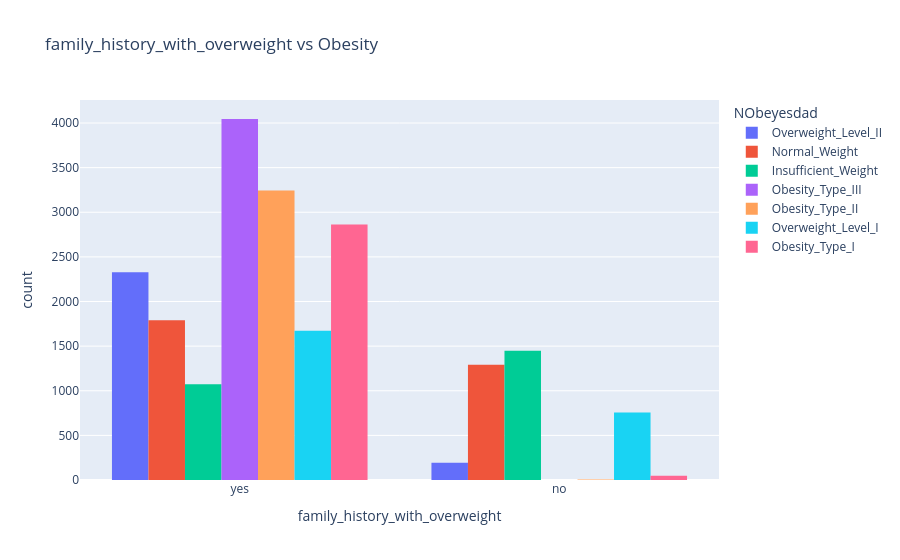
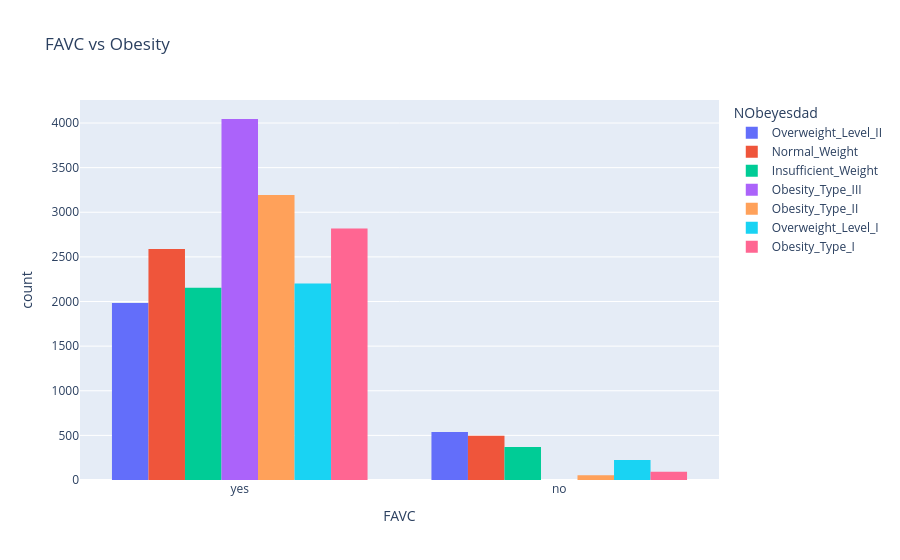
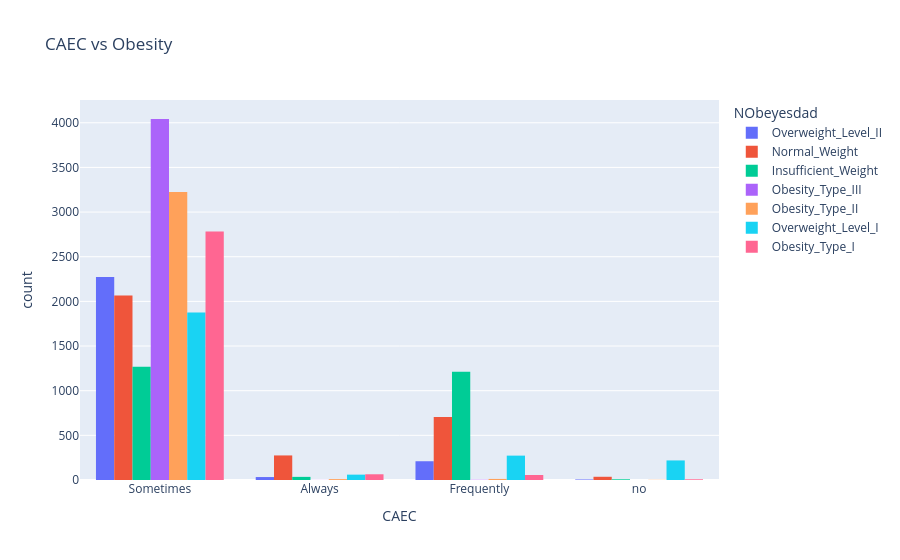
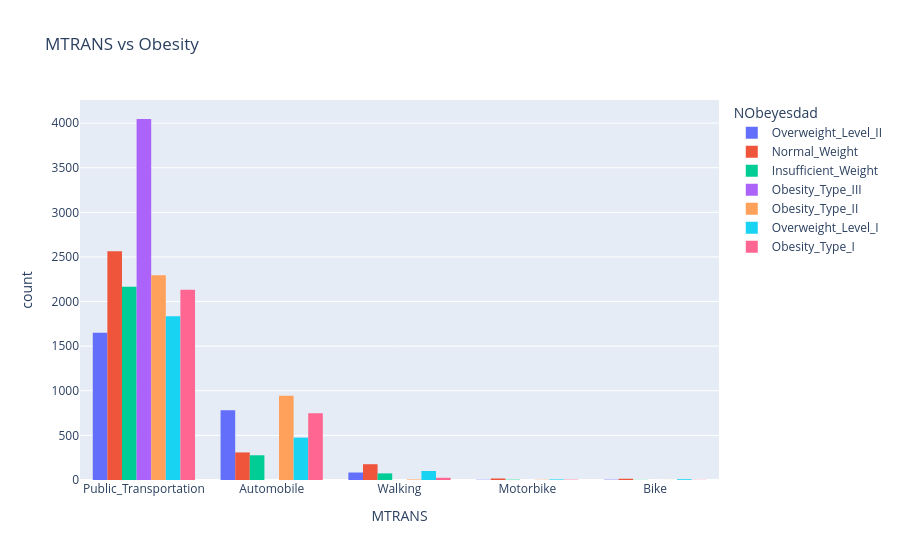

Notebook source saved alongside these figures, in order:
### Code cell
import plotly.express as px

cat_cols = ['family_history_with_overweight', 'FAVC', 'CAEC', 'MTRANS']

for col in cat_cols:
    px.histogram(
        train_df, x=col, color='NObeyesdad', 
        barmode='group', title=f'{col} vs Obesity'
    ).show()

### Figure 1 — Plotly figure (JSON) as saved in the notebook; plotly's stock layout.template omitted (floating-point values rounded to 4 significant figures; data arrays with more than 128 entries replaced by an {"elided": "..."} marker saying what was removed)
{"data": [{"alignmentgroup": "True", "bingroup": "x", "hovertemplate": "NObeyesdad=Overweight_Level_II<br>family_history_with_overweight=%{x}<br>count=%{y}<extra></extra>", "legendgroup": "Overweight_Level_II", "marker": {"color": "#636efa", "pattern": {"shape": ""}}, "name": "Overweight_Level_II", "offsetgroup": "Overweight_Level_II", "orientation": "v", "showlegend": true, "type": "histogram", "x": {"elided": "2522 str values"}, "xaxis": "x", "yaxis": "y"}, {"alignmentgroup": "True", "bingroup": "x", "hovertemplate": "NObeyesdad=Normal_Weight<br>family_history_with_overweight=%{x}<br>count=%{y}<extra></extra>", "legendgroup": "Normal_Weight", "marker": {"color": "#EF553B", "pattern": {"shape": ""}}, "name": "Normal_Weight", "offsetgroup": "Normal_Weight", "orientation": "v", "showlegend": true, "type": "histogram", "x": {"elided": "3082 str values"}, "xaxis": "x", "yaxis": "y"}, {"alignmentgroup": "True", "bingroup": "x", "hovertemplate": "NObeyesdad=Insufficient_Weight<br>family_history_with_overweight=%{x}<br>count=%{y}<extra></extra>", "legendgroup": "Insufficient_Weight", "marker": {"color": "#00cc96", "pattern": {"shape": ""}}, "name": "Insufficient_Weight", "offsetgroup": "Insufficient_Weight", "orientation": "v", "showlegend": true, "type": "histogram", "x": {"elided": "2523 str values"}, "xaxis": "x", "yaxis": "y"}, {"alignmentgroup": "True", "bingroup": "x", "hovertemplate": "NObeyesdad=Obesity_Type_III<br>family_history_with_overweight=%{x}<br>count=%{y}<extra></extra>", "legendgroup": "Obesity_Type_III", "marker": {"color": "#ab63fa", "pattern": {"shape": ""}}, "name": "Obesity_Type_III", "offsetgroup": "Obesity_Type_III", "orientation": "v", "showlegend": true, "type": "histogram", "x": {"elided": "4046 str values"}, "xaxis": "x", "yaxis": "y"}, {"alignmentgroup": "True", "bingroup": "x", "hovertemplate": "NObeyesdad=Obesity_Type_II<br>family_history_with_overweight=%{x}<br>count=%{y}<extra></extra>", "legendgroup": "Obesity_Type_II", "marker": {"color": "#FFA15A", "pattern": {"shape": ""}}, "name": "Obesity_Type_II", "offsetgroup": "Obesity_Type_II", "orientation": "v", "showlegend": true, "type": "histogram", "x": {"elided": "3248 str values"}, "xaxis": "x", "yaxis": "y"}, {"alignmentgroup": "True", "bingroup": "x", "hovertemplate": "NObeyesdad=Overweight_Level_I<br>family_history_with_overweight=%{x}<br>count=%{y}<extra></extra>", "legendgroup": "Overweight_Level_I", "marker": {"color": "#19d3f3", "pattern": {"shape": ""}}, "name": "Overweight_Level_I", "offsetgroup": "Overweight_Level_I", "orientation": "v", "showlegend": true, "type": "histogram", "x": {"elided": "2427 str values"}, "xaxis": "x", "yaxis": "y"}, {"alignmentgroup": "True", "bingroup": "x", "hovertemplate": "NObeyesdad=Obesity_Type_I<br>family_history_with_overweight=%{x}<br>count=%{y}<extra></extra>", "legendgroup": "Obesity_Type_I", "marker": {"color": "#FF6692", "pattern": {"shape": ""}}, "name": "Obesity_Type_I", "offsetgroup": "Obesity_Type_I", "orientation": "v", "showlegend": true, "type": "histogram", "x": {"elided": "2910 str values"}, "xaxis": "x", "yaxis": "y"}], "layout": {"barmode": "group", "legend": {"title": {"text": "NObeyesdad"}, "tracegroupgap": 0}, "title": {"text": "family_history_with_overweight vs Obesity"}, "xaxis": {"anchor": "y", "domain": [0, 1], "title": {"text": "family_history_with_overweight"}}, "yaxis": {"anchor": "x", "domain": [0, 1], "title": {"text": "count"}}}}

### Figure 2 — Plotly figure (JSON) as saved in the notebook; plotly's stock layout.template omitted (floating-point values rounded to 4 significant figures; data arrays with more than 128 entries replaced by an {"elided": "..."} marker saying what was removed)
{"data": [{"alignmentgroup": "True", "bingroup": "x", "hovertemplate": "NObeyesdad=Overweight_Level_II<br>FAVC=%{x}<br>count=%{y}<extra></extra>", "legendgroup": "Overweight_Level_II", "marker": {"color": "#636efa", "pattern": {"shape": ""}}, "name": "Overweight_Level_II", "offsetgroup": "Overweight_Level_II", "orientation": "v", "showlegend": true, "type": "histogram", "x": {"elided": "2522 str values"}, "xaxis": "x", "yaxis": "y"}, {"alignmentgroup": "True", "bingroup": "x", "hovertemplate": "NObeyesdad=Normal_Weight<br>FAVC=%{x}<br>count=%{y}<extra></extra>", "legendgroup": "Normal_Weight", "marker": {"color": "#EF553B", "pattern": {"shape": ""}}, "name": "Normal_Weight", "offsetgroup": "Normal_Weight", "orientation": "v", "showlegend": true, "type": "histogram", "x": {"elided": "3082 str values"}, "xaxis": "x", "yaxis": "y"}, {"alignmentgroup": "True", "bingroup": "x", "hovertemplate": "NObeyesdad=Insufficient_Weight<br>FAVC=%{x}<br>count=%{y}<extra></extra>", "legendgroup": "Insufficient_Weight", "marker": {"color": "#00cc96", "pattern": {"shape": ""}}, "name": "Insufficient_Weight", "offsetgroup": "Insufficient_Weight", "orientation": "v", "showlegend": true, "type": "histogram", "x": {"elided": "2523 str values"}, "xaxis": "x", "yaxis": "y"}, {"alignmentgroup": "True", "bingroup": "x", "hovertemplate": "NObeyesdad=Obesity_Type_III<br>FAVC=%{x}<br>count=%{y}<extra></extra>", "legendgroup": "Obesity_Type_III", "marker": {"color": "#ab63fa", "pattern": {"shape": ""}}, "name": "Obesity_Type_III", "offsetgroup": "Obesity_Type_III", "orientation": "v", "showlegend": true, "type": "histogram", "x": {"elided": "4046 str values"}, "xaxis": "x", "yaxis": "y"}, {"alignmentgroup": "True", "bingroup": "x", "hovertemplate": "NObeyesdad=Obesity_Type_II<br>FAVC=%{x}<br>count=%{y}<extra></extra>", "legendgroup": "Obesity_Type_II", "marker": {"color": "#FFA15A", "pattern": {"shape": ""}}, "name": "Obesity_Type_II", "offsetgroup": "Obesity_Type_II", "orientation": "v", "showlegend": true, "type": "histogram", "x": {"elided": "3248 str values"}, "xaxis": "x", "yaxis": "y"}, {"alignmentgroup": "True", "bingroup": "x", "hovertemplate": "NObeyesdad=Overweight_Level_I<br>FAVC=%{x}<br>count=%{y}<extra></extra>", "legendgroup": "Overweight_Level_I", "marker": {"color": "#19d3f3", "pattern": {"shape": ""}}, "name": "Overweight_Level_I", "offsetgroup": "Overweight_Level_I", "orientation": "v", "showlegend": true, "type": "histogram", "x": {"elided": "2427 str values"}, "xaxis": "x", "yaxis": "y"}, {"alignmentgroup": "True", "bingroup": "x", "hovertemplate": "NObeyesdad=Obesity_Type_I<br>FAVC=%{x}<br>count=%{y}<extra></extra>", "legendgroup": "Obesity_Type_I", "marker": {"color": "#FF6692", "pattern": {"shape": ""}}, "name": "Obesity_Type_I", "offsetgroup": "Obesity_Type_I", "orientation": "v", "showlegend": true, "type": "histogram", "x": {"elided": "2910 str values"}, "xaxis": "x", "yaxis": "y"}], "layout": {"barmode": "group", "legend": {"title": {"text": "NObeyesdad"}, "tracegroupgap": 0}, "title": {"text": "FAVC vs Obesity"}, "xaxis": {"anchor": "y", "domain": [0, 1], "title": {"text": "FAVC"}}, "yaxis": {"anchor": "x", "domain": [0, 1], "title": {"text": "count"}}}}

### Figure 3 — Plotly figure (JSON) as saved in the notebook; plotly's stock layout.template omitted (floating-point values rounded to 4 significant figures; data arrays with more than 128 entries replaced by an {"elided": "..."} marker saying what was removed)
{"data": [{"alignmentgroup": "True", "bingroup": "x", "hovertemplate": "NObeyesdad=Overweight_Level_II<br>CAEC=%{x}<br>count=%{y}<extra></extra>", "legendgroup": "Overweight_Level_II", "marker": {"color": "#636efa", "pattern": {"shape": ""}}, "name": "Overweight_Level_II", "offsetgroup": "Overweight_Level_II", "orientation": "v", "showlegend": true, "type": "histogram", "x": {"elided": "2522 str values"}, "xaxis": "x", "yaxis": "y"}, {"alignmentgroup": "True", "bingroup": "x", "hovertemplate": "NObeyesdad=Normal_Weight<br>CAEC=%{x}<br>count=%{y}<extra></extra>", "legendgroup": "Normal_Weight", "marker": {"color": "#EF553B", "pattern": {"shape": ""}}, "name": "Normal_Weight", "offsetgroup": "Normal_Weight", "orientation": "v", "showlegend": true, "type": "histogram", "x": {"elided": "3082 str values"}, "xaxis": "x", "yaxis": "y"}, {"alignmentgroup": "True", "bingroup": "x", "hovertemplate": "NObeyesdad=Insufficient_Weight<br>CAEC=%{x}<br>count=%{y}<extra></extra>", "legendgroup": "Insufficient_Weight", "marker": {"color": "#00cc96", "pattern": {"shape": ""}}, "name": "Insufficient_Weight", "offsetgroup": "Insufficient_Weight", "orientation": "v", "showlegend": true, "type": "histogram", "x": {"elided": "2523 str values"}, "xaxis": "x", "yaxis": "y"}, {"alignmentgroup": "True", "bingroup": "x", "hovertemplate": "NObeyesdad=Obesity_Type_III<br>CAEC=%{x}<br>count=%{y}<extra></extra>", "legendgroup": "Obesity_Type_III", "marker": {"color": "#ab63fa", "pattern": {"shape": ""}}, "name": "Obesity_Type_III", "offsetgroup": "Obesity_Type_III", "orientation": "v", "showlegend": true, "type": "histogram", "x": {"elided": "4046 str values"}, "xaxis": "x", "yaxis": "y"}, {"alignmentgroup": "True", "bingroup": "x", "hovertemplate": "NObeyesdad=Obesity_Type_II<br>CAEC=%{x}<br>count=%{y}<extra></extra>", "legendgroup": "Obesity_Type_II", "marker": {"color": "#FFA15A", "pattern": {"shape": ""}}, "name": "Obesity_Type_II", "offsetgroup": "Obesity_Type_II", "orientation": "v", "showlegend": true, "type": "histogram", "x": {"elided": "3248 str values"}, "xaxis": "x", "yaxis": "y"}, {"alignmentgroup": "True", "bingroup": "x", "hovertemplate": "NObeyesdad=Overweight_Level_I<br>CAEC=%{x}<br>count=%{y}<extra></extra>", "legendgroup": "Overweight_Level_I", "marker": {"color": "#19d3f3", "pattern": {"shape": ""}}, "name": "Overweight_Level_I", "offsetgroup": "Overweight_Level_I", "orientation": "v", "showlegend": true, "type": "histogram", "x": {"elided": "2427 str values"}, "xaxis": "x", "yaxis": "y"}, {"alignmentgroup": "True", "bingroup": "x", "hovertemplate": "NObeyesdad=Obesity_Type_I<br>CAEC=%{x}<br>count=%{y}<extra></extra>", "legendgroup": "Obesity_Type_I", "marker": {"color": "#FF6692", "pattern": {"shape": ""}}, "name": "Obesity_Type_I", "offsetgroup": "Obesity_Type_I", "orientation": "v", "showlegend": true, "type": "histogram", "x": {"elided": "2910 str values"}, "xaxis": "x", "yaxis": "y"}], "layout": {"barmode": "group", "legend": {"title": {"text": "NObeyesdad"}, "tracegroupgap": 0}, "title": {"text": "CAEC vs Obesity"}, "xaxis": {"anchor": "y", "domain": [0, 1], "title": {"text": "CAEC"}}, "yaxis": {"anchor": "x", "domain": [0, 1], "title": {"text": "count"}}}}

### Figure 4 — Plotly figure (JSON) as saved in the notebook; plotly's stock layout.template omitted (floating-point values rounded to 4 significant figures; data arrays with more than 128 entries replaced by an {"elided": "..."} marker saying what was removed)
{"data": [{"alignmentgroup": "True", "bingroup": "x", "hovertemplate": "NObeyesdad=Overweight_Level_II<br>MTRANS=%{x}<br>count=%{y}<extra></extra>", "legendgroup": "Overweight_Level_II", "marker": {"color": "#636efa", "pattern": {"shape": ""}}, "name": "Overweight_Level_II", "offsetgroup": "Overweight_Level_II", "orientation": "v", "showlegend": true, "type": "histogram", "x": {"elided": "2522 str values"}, "xaxis": "x", "yaxis": "y"}, {"alignmentgroup": "True", "bingroup": "x", "hovertemplate": "NObeyesdad=Normal_Weight<br>MTRANS=%{x}<br>count=%{y}<extra></extra>", "legendgroup": "Normal_Weight", "marker": {"color": "#EF553B", "pattern": {"shape": ""}}, "name": "Normal_Weight", "offsetgroup": "Normal_Weight", "orientation": "v", "showlegend": true, "type": "histogram", "x": {"elided": "3082 str values"}, "xaxis": "x", "yaxis": "y"}, {"alignmentgroup": "True", "bingroup": "x", "hovertemplate": "NObeyesdad=Insufficient_Weight<br>MTRANS=%{x}<br>count=%{y}<extra></extra>", "legendgroup": "Insufficient_Weight", "marker": {"color": "#00cc96", "pattern": {"shape": ""}}, "name": "Insufficient_Weight", "offsetgroup": "Insufficient_Weight", "orientation": "v", "showlegend": true, "type": "histogram", "x": {"elided": "2523 str values"}, "xaxis": "x", "yaxis": "y"}, {"alignmentgroup": "True", "bingroup": "x", "hovertemplate": "NObeyesdad=Obesity_Type_III<br>MTRANS=%{x}<br>count=%{y}<extra></extra>", "legendgroup": "Obesity_Type_III", "marker": {"color": "#ab63fa", "pattern": {"shape": ""}}, "name": "Obesity_Type_III", "offsetgroup": "Obesity_Type_III", "orientation": "v", "showlegend": true, "type": "histogram", "x": {"elided": "4046 str values"}, "xaxis": "x", "yaxis": "y"}, {"alignmentgroup": "True", "bingroup": "x", "hovertemplate": "NObeyesdad=Obesity_Type_II<br>MTRANS=%{x}<br>count=%{y}<extra></extra>", "legendgroup": "Obesity_Type_II", "marker": {"color": "#FFA15A", "pattern": {"shape": ""}}, "name": "Obesity_Type_II", "offsetgroup": "Obesity_Type_II", "orientation": "v", "showlegend": true, "type": "histogram", "x": {"elided": "3248 str values"}, "xaxis": "x", "yaxis": "y"}, {"alignmentgroup": "True", "bingroup": "x", "hovertemplate": "NObeyesdad=Overweight_Level_I<br>MTRANS=%{x}<br>count=%{y}<extra></extra>", "legendgroup": "Overweight_Level_I", "marker": {"color": "#19d3f3", "pattern": {"shape": ""}}, "name": "Overweight_Level_I", "offsetgroup": "Overweight_Level_I", "orientation": "v", "showlegend": true, "type": "histogram", "x": {"elided": "2427 str values"}, "xaxis": "x", "yaxis": "y"}, {"alignmentgroup": "True", "bingroup": "x", "hovertemplate": "NObeyesdad=Obesity_Type_I<br>MTRANS=%{x}<br>count=%{y}<extra></extra>", "legendgroup": "Obesity_Type_I", "marker": {"color": "#FF6692", "pattern": {"shape": ""}}, "name": "Obesity_Type_I", "offsetgroup": "Obesity_Type_I", "orientation": "v", "showlegend": true, "type": "histogram", "x": {"elided": "2910 str values"}, "xaxis": "x", "yaxis": "y"}], "layout": {"barmode": "group", "legend": {"title": {"text": "NObeyesdad"}, "tracegroupgap": 0}, "title": {"text": "MTRANS vs Obesity"}, "xaxis": {"anchor": "y", "domain": [0, 1], "title": {"text": "MTRANS"}}, "yaxis": {"anchor": "x", "domain": [0, 1], "title": {"text": "count"}}}}
